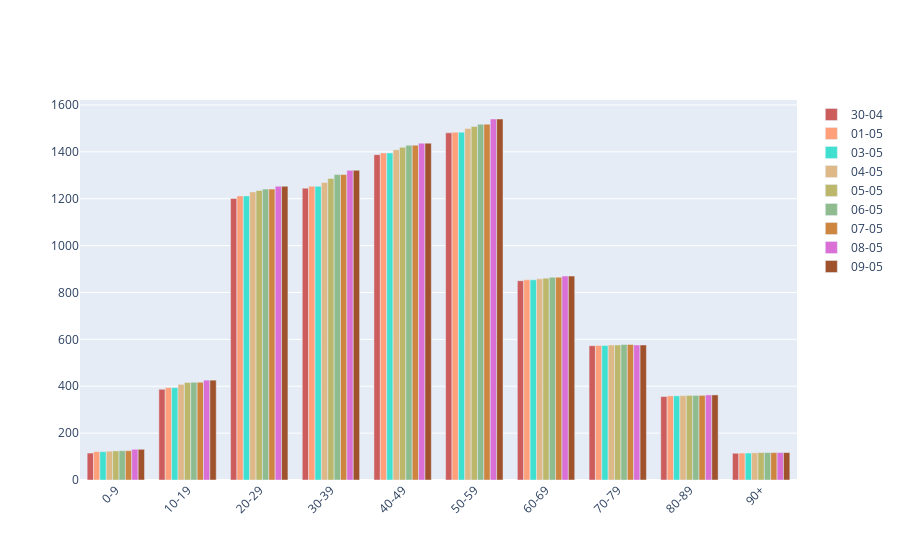

The notebook cell this image was saved under:
### Code cell
import plotly.graph_objects as go

ages = df_age_gender['Age'].drop_duplicates()
d30_04 =  df_age_gender[df_age_gender['rep_date'] == '2020-04-30']['Total']
d01_05 =  df_age_gender[df_age_gender['rep_date'] == '2020-05-01']['Total']
d03_05 =  df_age_gender[df_age_gender['rep_date'] == '2020-05-03']['Total']
d04_05 =  df_age_gender[df_age_gender['rep_date'] == '2020-05-04']['Total']
d05_05 =  df_age_gender[df_age_gender['rep_date'] == '2020-05-05']['Total']
d06_05 =  df_age_gender[df_age_gender['rep_date'] == '2020-05-06']['Total']
d07_05 =  df_age_gender[df_age_gender['rep_date'] == '2020-05-07']['Total']
d08_05 =  df_age_gender[df_age_gender['rep_date'] == '2020-05-08']['Total']
d09_05 =  df_age_gender[df_age_gender['rep_date'] == '2020-05-09']['Total']



fig = go.Figure()
fig.add_trace(go.Bar(
    x=ages,
    y=d30_04,
    name='30-04',
    marker_color='indianred'
))
fig.add_trace(go.Bar(
    x=ages,
    y=d01_05,
    name='01-05',
    marker_color='lightsalmon'
))
fig.add_trace(go.Bar(
    x=ages,
    y=d03_05,
    name='03-05',
    marker_color='turquoise'
))
fig.add_trace(go.Bar(
    x=ages,
    y=d04_05,
    name='04-05',
    marker_color='burlywood'
))
fig.add_trace(go.Bar(
    x=ages,
    y=d05_05,
    name='05-05',
    marker_color='darkkhaki'
))
fig.add_trace(go.Bar(
    x=ages,
    y=d06_05,
    name='06-05',
    marker_color='darkseagreen'
))
fig.add_trace(go.Bar(
    x=ages,
    y=d07_05,
    name='07-05',
    marker_color='peru'
))
fig.add_trace(go.Bar(
    x=ages,
    y=d08_05,
    name='08-05',
    marker_color='orchid'
))
fig.add_trace(go.Bar(
    x=ages,
    y=d09_05,
    name='09-05',
    marker_color='sienna'
))


# Here we modify the tickangle of the xaxis, resulting in rotated labels.
fig.update_layout(barmode='group', xaxis_tickangle=-45)
fig.show()

### Figure 1 — Plotly figure (JSON) as saved in the notebook; plotly's stock layout.template omitted (floating-point values rounded to 4 significant figures)
{"data": [{"marker": {"color": "indianred"}, "name": "30-04", "type": "bar", "x": ["0-9", "10-19", "20-29", "30-39", "40-49", "50-59", "60-69", "70-79", "80-89", "90+", "90-102"], "y": [115, 387, 1201, 1245, 1388, 1481, 850, 573, 356, 114]}, {"marker": {"color": "lightsalmon"}, "name": "01-05", "type": "bar", "x": ["0-9", "10-19", "20-29", "30-39", "40-49", "50-59", "60-69", "70-79", "80-89", "90+", "90-102"], "y": [121, 394, 1212, 1253, 1395, 1484, 854, 574, 359, 115]}, {"marker": {"color": "turquoise"}, "name": "03-05", "type": "bar", "x": ["0-9", "10-19", "20-29", "30-39", "40-49", "50-59", "60-69", "70-79", "80-89", "90+", "90-102"], "y": [121, 394, 1212, 1253, 1395, 1484, 854, 574, 359, 115]}, {"marker": {"color": "burlywood"}, "name": "04-05", "type": "bar", "x": ["0-9", "10-19", "20-29", "30-39", "40-49", "50-59", "60-69", "70-79", "80-89", "90+", "90-102"], "y": [123, 408, 1229, 1269, 1409, 1499, 858, 576, 360, 116]}, {"marker": {"color": "darkkhaki"}, "name": "05-05", "type": "bar", "x": ["0-9", "10-19", "20-29", "30-39", "40-49", "50-59", "60-69", "70-79", "80-89", "90+", "90-102"], "y": [124, 416, 1235, 1286, 1419, 1508, 861, 576, 361, 117]}, {"marker": {"color": "darkseagreen"}, "name": "06-05", "type": "bar", "x": ["0-9", "10-19", "20-29", "30-39", "40-49", "50-59", "60-69", "70-79", "80-89", "90+", "90-102"], "y": [125, 417, 1241, 1303, 1428, 1518, 865, 578, 361, 117]}, {"marker": {"color": "peru"}, "name": "07-05", "type": "bar", "x": ["0-9", "10-19", "20-29", "30-39", "40-49", "50-59", "60-69", "70-79", "80-89", "90+", "90-102"], "y": [125, 417, 1241, 1303, 1428, 1518, 865, 578, 361, 117]}, {"marker": {"color": "orchid"}, "name": "08-05", "type": "bar", "x": ["0-9", "10-19", "20-29", "30-39", "40-49", "50-59", "60-69", "70-79", "80-89", "90+", "90-102"], "y": [131, 426, 1253, 1321, 1437, 1540, 870, 576, 363, 117]}, {"marker": {"color": "sienna"}, "name": "09-05", "type": "bar", "x": ["0-9", "10-19", "20-29", "30-39", "40-49", "50-59", "60-69", "70-79", "80-89", "90+", "90-102"], "y": [131, 426, 1253, 1321, 1437, 1540, 870, 576, 363, 117]}], "layout": {"barmode": "group", "xaxis": {"tickangle": -45}}}
